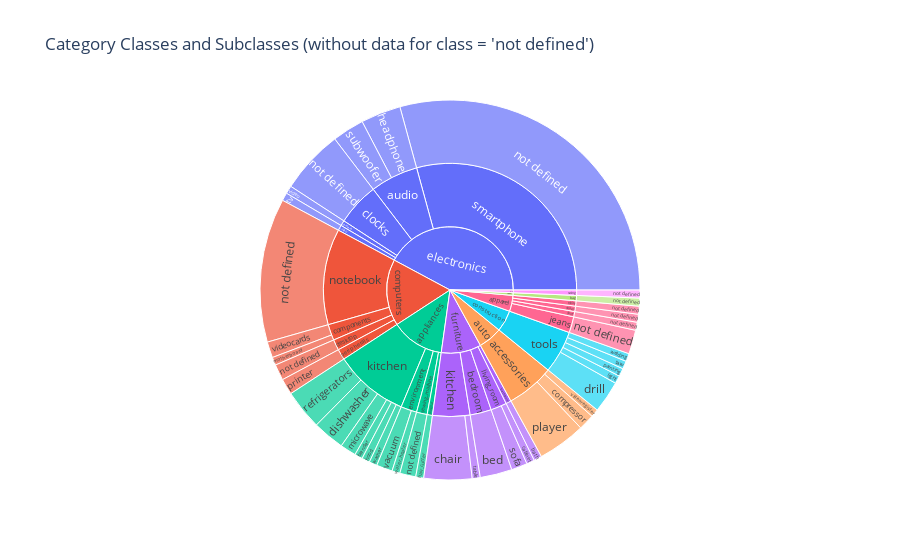

Here is the notebook cell this chart was saved with:
### Code cell
px.sunburst(sdf_agg_classes.toPandas(), path=["category_class", "category_sub_class", "category_sub_sub_class"], values="count", title="Category Classes and Subclasses (without data for class = 'not defined')")

### Figure 1 — Plotly figure (JSON) as saved in the notebook; plotly's stock layout.template omitted (floating-point values rounded to 4 significant figures)
{"data": [{"branchvalues": "total", "domain": {"x": [0, 1], "y": [0, 1]}, "hovertemplate": "labels=%{label}<br>count=%{value}<br>parent=%{parent}<br>id=%{id}<extra></extra>", "ids": ["furniture/bathroom/bath", "furniture/bedroom/bed", "appliances/kitchen/blender", "furniture/living_room/cabinet", "furniture/kitchen/chair", "auto/accessories/compressor", "appliances/kitchen/dishwasher", "construction/tools/drill", "appliances/personal/hair_cutter", "electronics/audio/headphone", "appliances/kitchen/hood", "construction/tools/light", "appliances/kitchen/microwave", "computers/components/motherboard", "accessories/bag/not defined", "electronics/clocks/not defined", "computers/desktop/not defined", "apparel/jeans/not defined", "computers/notebook/not defined", "appliances/sewing_machine/not defined", "apparel/shirt/not defined", "apparel/shoes/not defined", "electronics/smartphone/not defined", "kids/swing/not defined", "apparel/tshirt/not defined", "construction/tools/painting", "auto/accessories/player", "computers/peripherals/printer", "appliances/kitchen/refrigerators", "construction/tools/saw", "furniture/living_room/sofa", "electronics/audio/subwoofer", "furniture/kitchen/table", "electronics/video/tv", "appliances/environment/vacuum", "electronics/camera/video", "computers/components/videocards", "auto/accessories/videoregister", "appliances/kitchen/washer", "appliances/environment/water_heater", "construction/tools/welding", "auto/accessories", "electronics/audio", "accessories/bag", "furniture/bathroom", "furniture/bedroom", "electronics/camera", "electronics/clocks", "computers/components", "computers/desktop", "appliances/environment", "apparel/jeans", "appliances/kitchen", "furniture/kitchen", "furniture/living_room", "computers/notebook", "computers/peripherals", "appliances/personal", "appliances/sewing_machine", "apparel/shirt", "apparel/shoes", "electronics/smartphone", "kids/swing", "construction/tools", "apparel/tshirt", "electronics/video", "accessories", "apparel", "appliances", "auto", "computers", "construction", "electronics", "furniture", "kids"], "labels": ["bath", "bed", "blender", "cabinet", "chair", "compressor", "dishwasher", "drill", "hair_cutter", "headphone", "hood", "light", "microwave", "motherboard", "not defined", "not defined", "not defined", "not defined", "not defined", "not defined", "not defined", "not defined", "not defined", "not defined", "not defined", "painting", "player", "printer", "refrigerators", "saw", "sofa", "subwoofer", "table", "tv", "vacuum", "video", "videocards", "videoregister", "washer", "water_heater", "welding", "accessories", "audio", "bag", "bathroom", "bedroom", "camera", "clocks", "components", "desktop", "environment", "jeans", "kitchen", "kitchen", "living_room", "notebook", "peripherals", "personal", "sewing_machine", "shirt", "shoes", "smartphone", "swing", "tools", "tshirt", "video", "accessories", "apparel", "appliances", "auto", "computers", "construction", "electronics", "furniture", "kids"], "name": "", "parents": ["furniture/bathroom", "furniture/bedroom", "appliances/kitchen", "furniture/living_room", "furniture/kitchen", "auto/accessories", "appliances/kitchen", "construction/tools", "appliances/personal", "electronics/audio", "appliances/kitchen", "construction/tools", "appliances/kitchen", "computers/components", "accessories/bag", "electronics/clocks", "computers/desktop", "apparel/jeans", "computers/notebook", "appliances/sewing_machine", "apparel/shirt", "apparel/shoes", "electronics/smartphone", "kids/swing", "apparel/tshirt", "construction/tools", "auto/accessories", "computers/peripherals", "appliances/kitchen", "construction/tools", "furniture/living_room", "electronics/audio", "furniture/kitchen", "electronics/video", "appliances/environment", "electronics/camera", "computers/components", "auto/accessories", "appliances/kitchen", "appliances/environment", "construction/tools", "auto", "electronics", "accessories", "furniture", "furniture", "electronics", "electronics", "computers", "computers", "appliances", "apparel", "appliances", "furniture", "furniture", "computers", "computers", "appliances", "appliances", "apparel", "apparel", "electronics", "kids", "construction", "apparel", "electronics", "", "", "", "", "", "", "", "", ""], "type": "sunburst", "values": [1, 4, 1, 1, 6, 2, 4, 4, 1, 5, 1, 1, 2, 1, 1, 8, 2, 3, 18, 2, 1, 1, 43, 1, 1, 1, 6, 2, 5, 1, 2, 4, 1, 1, 2, 1, 2, 1, 1, 1, 1, 9, 9, 1, 1, 4, 1, 8, 3, 2, 3, 3, 14, 7, 3, 18, 2, 1, 2, 1, 1, 43, 1, 8, 1, 1, 1, 6, 20, 9, 25, 8, 62, 15, 1]}], "layout": {"legend": {"tracegroupgap": 0}, "title": {"text": "Category Classes and Subclasses (without data for class = 'not defined')"}}}
